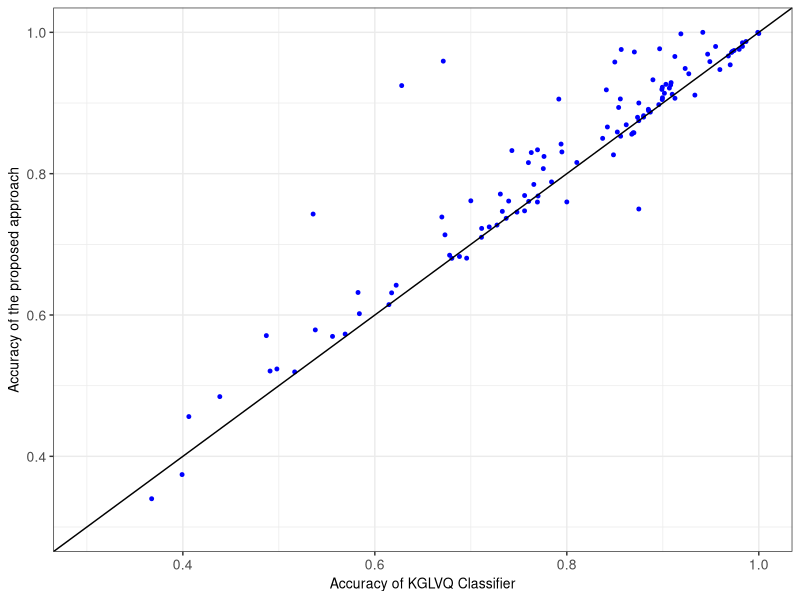

This chart was generated by the following R code:
library(dplyr)
library(ggplot2)

GLVQ_RVFL <- read.csv(file="int_lvq_acc.csv", sep='\t', header=FALSE)
KGLVQ <- read.csv(file="kglvq_acc.csv", sep='\t', header=FALSE)
compData <- cbind(GLVQ_RVFL, KGLVQ)
colnames(compData) <- c("GLVQ", "KGLVQ")

mean(compData[, "GLVQ"])
mean(compData[, "KGLVQ"])

t.test(compData$GLVQ, compData$KGLVQ, paired = TRUE)

shapiro.test(compData$GLVQ)
shapiro.test(compData$KGLVQ)
wilcox.test(compData$GLVQ, compData$KGLVQ, paired = TRUE)

cor(compData$GLVQ, compData$KGLVQ)

png("sixth_figure.png", width=1000, height=900, res=300)

ggplot(compData, aes(x=KGLVQ, y=GLVQ)) +
  geom_point(size = 1, color = "blue") +
  geom_abline(slope=1, intercept=0) +
  xlim(0.3, 1.0) +
  ylim(0.3, 1.0) +
  xlab("Accuracy of KGLVQ Classifier") +
  ylab("Accuracy of the proposed approach") +
  theme_bw() +
  theme(axis.text.x=element_text(size=10),
        axis.text.y=element_text(size=10),
        axis.title.x=element_text(size=10),
        axis.title.y=element_text(size=10))
#        text=element_text(family="Arial", size=10))

dev.off()

